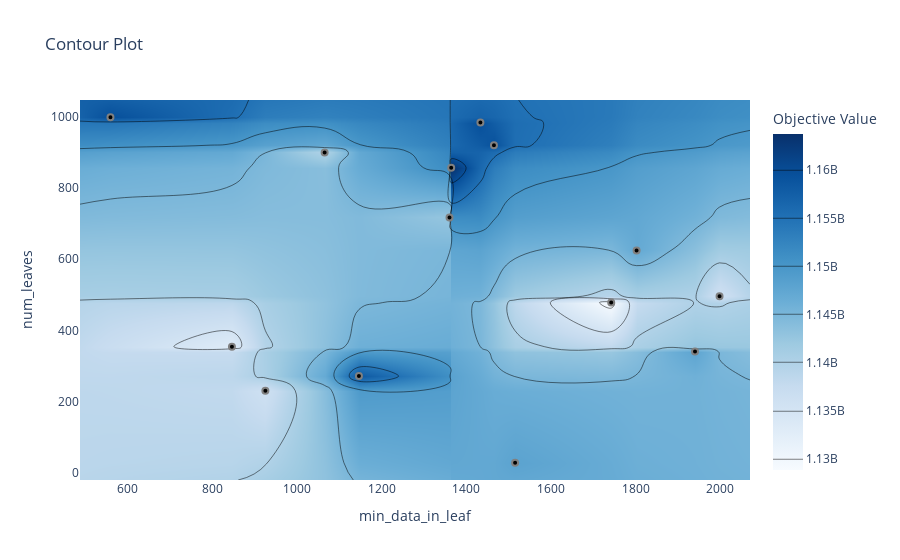

Notebook cell for this chart:
### Code cell
plot_contour(study, params=['num_leaves','min_data_in_leaf'] )

### Figure 1 — Plotly figure (JSON) as saved in the notebook; plotly's stock layout.template omitted (floating-point values rounded to 4 significant figures; data arrays with more than 128 entries replaced by an {"elided": "..."} marker saying what was removed)
{"data": [{"colorbar": {"title": {"text": "Objective Value"}}, "colorscale": [[0, "rgb(247,251,255)"], [0.125, "rgb(222,235,247)"], [0.25, "rgb(198,219,239)"], [0.375, "rgb(158,202,225)"], [0.5, "rgb(107,174,214)"], [0.625, "rgb(66,146,198)"], [0.75, "rgb(33,113,181)"], [0.875, "rgb(8,81,156)"], [1, "rgb(8,48,107)"]], "connectgaps": true, "contours": {"coloring": "heatmap"}, "hoverinfo": "none", "line": {"smoothing": 1.3}, "reversescale": false, "type": "contour", "x": [487.1, 559, 846, 925, 1065, 1146, 1360, 1364, 1433, 1465, 1515, 1742, 1802, 1940, 1998, 2070.0], "y": [-21.65, 27, 230, 271, 340, 354, 478, 496, 625, 718, 858, 901, 921, 985, 1000, 1049.0], "z": {"elided": "16x16 int values"}}, {"marker": {"color": "black", "line": {"color": "Gray", "width": 2}}, "mode": "markers", "name": "Feasible Trial", "showlegend": false, "type": "scatter", "x": [1802, 1146, 1940, 1360, 1742, 925, 846, 1364, 1998, 1065, 1433, 1465, 559, 1515], "y": [625, 271, 340, 718, 478, 230, 354, 858, 496, 901, 985, 921, 1000, 27]}, {"marker": {"color": "#cccccc", "line": {"color": "Gray", "width": 2}}, "mode": "markers", "name": "Infeasible Trial", "showlegend": false, "type": "scatter", "x": [], "y": []}], "layout": {"title": {"text": "Contour Plot"}, "xaxis": {"range": [487.1, 2070.0], "title": {"text": "min_data_in_leaf"}}, "yaxis": {"range": [-21.65, 1049.0], "title": {"text": "num_leaves"}}}}
